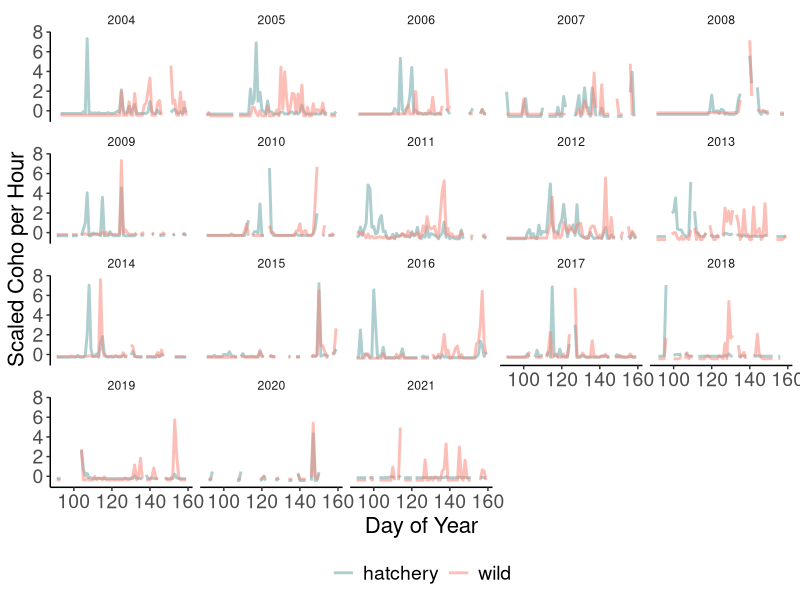
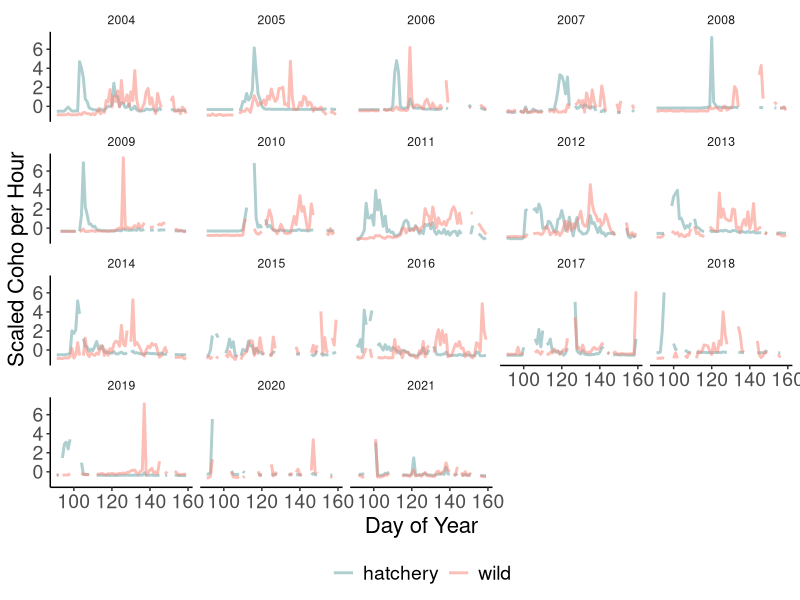
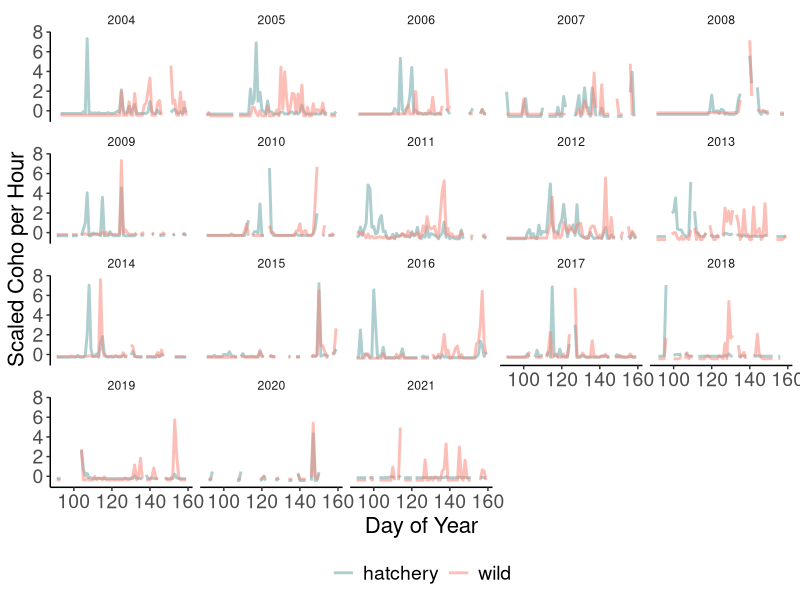
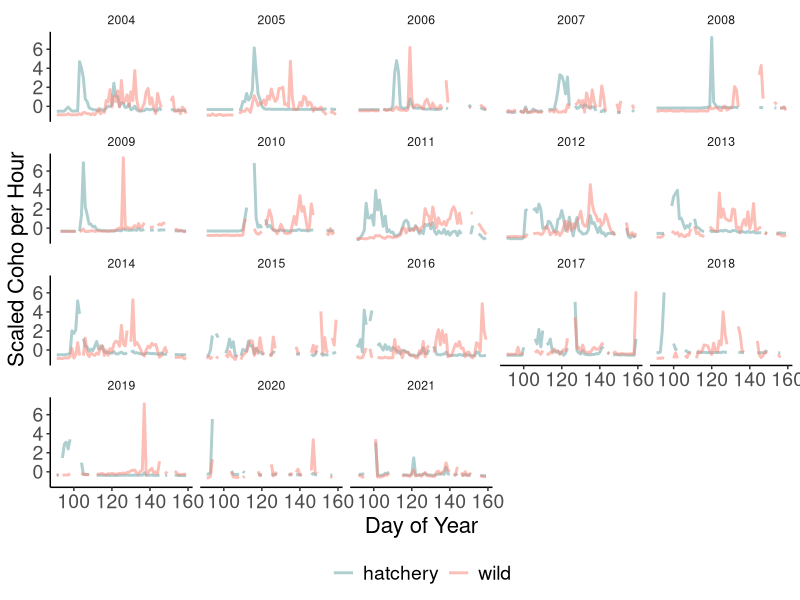

The R source for these figures, in order:
#Goal - plot all the hatchery and wild data for puyallup coho

library(ggplot2)
library(here)
library(zoo)
library(MASS)
library(GGally)
library(tidyverse)
library(broom)
library(ggpubr)

data <- read.csv(here("puyallup", "data","puyallup_final.csv"),
                 na.strings = c("NA",""))

data$coho1_hatchery_perhour_night[dim(data)[1]] <- 0
data$coho1_hatchery_perhour_day[dim(data)[1]] <- 0

puyallup_coho <- arrange(data, doy) %>% 
  filter(doy > 90, doy < 160) %>% 
  mutate(wild_day = coho1_wild_perhour_day, 
         wild_night = coho1_wild_perhour_night,
         hatchery_day = coho1_hatchery_perhour_day,
         hatchery_night = coho1_hatchery_perhour_night
         ) %>% 
  select(year, doy, wild_day, wild_night, hatchery_day, hatchery_night) %>% 
  pivot_wider(names_from = year, values_from = c(wild_day, wild_night,
                                                 hatchery_day,
                                                 hatchery_night))

#scale the data

for(i in 2:(dim(puyallup_coho)[2])){
  puyallup_coho[,i] = scale(puyallup_coho[,i])[,1]
  print(i)
  print(colnames(puyallup_coho)[i])
}

puyallup_coho_long <- puyallup_coho %>%
  pivot_longer(cols = -doy,
               names_to = c("origin", "daytime_category","year"),
               names_sep = "_",
               values_to = "coho_per_hour")

ggplot(puyallup_coho_long %>% 
         filter(daytime_category == "day")) +
  geom_line(aes(x = doy, y = coho_per_hour, color = origin), alpha = 0.5, linewidth = 1)+
  facet_wrap(~year, ncol = 5)+
  scale_color_manual(values = c("wild" = "salmon", "hatchery" = "cadetblue"))+
  theme_classic()+
  labs(x = "Day of Year", y = "Scaled Coho per Hour", color = "Origin")+
  theme(legend.position = "bottom",
        legend.title = element_blank(),
        legend.text = element_text(size = 14),
        axis.text = element_text(size = 14),
        axis.title = element_text(size = 16),
        strip.background = element_rect(fill = "white", color = "white")
  )   

ggsave(here("puyallup", "output", "puyallup_coho_day.png"), width = 12, height = 8, dpi = 300)

ggplot(puyallup_coho_long %>% 
         filter(daytime_category == "night")) +
  geom_line(aes(x = doy, y = coho_per_hour, color = origin), alpha = 0.5, linewidth = 1)+
  facet_wrap(~year, ncol = 5)+
  scale_color_manual(values = c("wild" = "salmon", "hatchery" = "cadetblue"))+
  theme_classic()+
  labs(x = "Day of Year", y = "Scaled Coho per Hour", color = "Origin")+
  theme(legend.position = "bottom",
        legend.title = element_blank(),
        legend.text = element_text(size = 14),
        axis.text = element_text(size = 14),
        axis.title = element_text(size = 16),
        strip.background = element_rect(fill = "white", color = "white")
  )

ggsave(here("puyallup", "output", "puyallup_coho_night.png"), width = 12, height = 8, dpi = 300)
